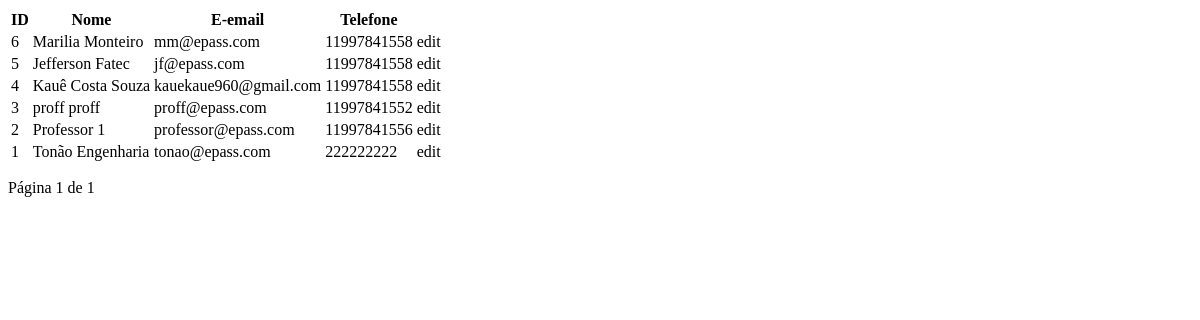
Page /professor/lista/ on the earlier database version.
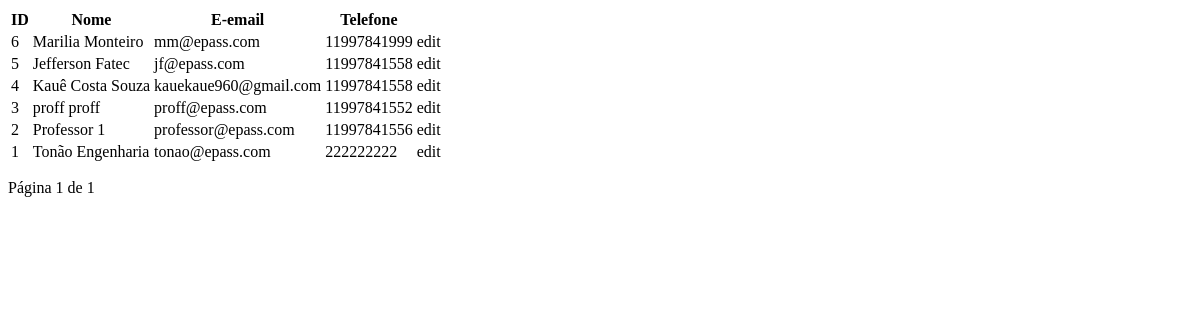
Same page on the later database version.
### app/models.py (models this page shows)
class Professor(db.Model):
    id = db.Column(db.Integer, primary_key=True)
    cpf = db.Column(db.String(14), unique=True, nullable=False)
    telefone = db.Column(db.String(20), nullable=False)
    email = db.Column(db.String(150), nullable=False)
    formacao = db.Column(db.String(150), nullable=False)
    turno = db.Column(db.String(20), nullable=False)  # manhã, tarde, noite
    nascimento = db.Column(db.Date, nullable=False)
    status = db.Column(db.Boolean, default=True)
    created_at = db.Column(db.DateTime, default=db.func.current_timestamp())
    logradouro_id = db.Column(db.Integer, db.ForeignKey('logradouros.id', name='fk_professor_logradouro'), nullable=True)
    logradouro = db.relationship('Logradouro')
    user_id = db.Column(db.Integer, db.ForeignKey("user.id"), nullable=False, unique=True)
    __table_args__ = (
        db.UniqueConstraint("user_id", name="uq_professor_user_id"),
    )

class User(db.Model, UserMixin):
    id = db.Column(db.Integer, primary_key=True)
    nome = db.Column(db.String, nullable=True)
    sobrenome = db.Column(db.String, nullable=True)
    email = db.Column(db.String, nullable=True)
    senha = db.Column(db.String, nullable=True)
    tipo_usuario = db.Column(db.Enum(TipoUsuario), nullable=False)
    professor = db.relationship("Professor", backref="user", uselist=False)
    secretaria = db.relationship("Secretaria", backref="user", uselist=False)
    responsavel = db.relationship("Responsavel", backref="user", uselist=False)

### app/routes.py (the view)
@app.route('/professor/lista/')
def lista_professor():
    page = request.args.get('page', 1, type=int)
    professores = Professor.query.order_by(Professor.id.desc()).paginate(page=page, per_page=6, error_out=False)
    return render_template('partials/professor_lista.html', professores=professores)

### app/templates/partials/professor_lista.html (shortened to what this page needs)
<table >
    <thead>
        <tr>
            <th>ID</th>
            <th>Nome</th>
            <th>E-email</th>
            <th>Telefone</th>
            <th></th>
        </tr>
    </thead>
    <tbody>
        {% for prof in professores %}
            <tr>
                <td>{{ prof.id }}</td>
                <td>{{ prof.user.nome}} {{ prof.user.sobrenome }}</td>
                <td>{{ prof.user.email }}</td>
                <td>{{ prof.telefone }}</td>
                <td >
                    <a
                        hx-get="{{ url_for('update_professor', id=prof.id) }}"
                        hx-target="#container-form"
                        hx-swap="innerHTML">
                        edit
                    </a>
                </td>
            </tr>
        {% endfor %}
    </tbody>
</table>
<div class="pagination" style="margin-top: 15px;">
    Página {{ professores.page }} de {{ professores.pages }}
</div>

Differences in the rows shown:
changed Professor "Marilia": telefone "11997841558" → "11997841999"
